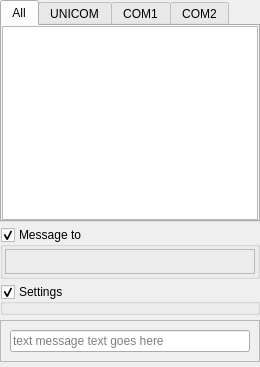
<?xml version="1.0" encoding="UTF-8"?>
<ui version="4.0">
 <class>CTextMessageComponent</class>
 <widget class="QFrame" name="CTextMessageComponent">
  <property name="windowTitle">
   <string>Text messages</string>
  </property>
  <layout class="QVBoxLayout" name="vl_TextMessages">
   <property name="spacing">
    <number>5</number>
   </property>
   <property name="leftMargin">
    <number>0</number>
   </property>
   <property name="topMargin">
    <number>0</number>
   </property>
   <property name="rightMargin">
    <number>0</number>
   </property>
   <property name="bottomMargin">
    <number>5</number>
   </property>
   <item>
    <widget class="QTabWidget" name="tw_TextMessages">
     <property name="currentIndex">
      <number>0</number>
     </property>
     <widget class="QWidget" name="tb_TextMessagesAll">
      <attribute name="title">
       <string>All</string>
      </attribute>
      <layout class="QVBoxLayout" name="vl_TextMessagesAll">
       <property name="spacing">
        <number>0</number>
       </property>
       <property name="leftMargin">
        <number>0</number>
       </property>
       <property name="topMargin">
        <number>0</number>
       </property>
       <property name="rightMargin">
        <number>0</number>
       </property>
       <property name="bottomMargin">
        <number>0</number>
       </property>
       <item>
        <widget class="BlackGui::Views::CTextMessageView" name="tvp_TextMessagesAll">
         <property name="maximumSize">
          <size>
           <width>16777215</width>
           <height>16777215</height>
          </size>
         </property>
         <property name="verticalScrollBarPolicy">
          <enum>Qt::ScrollBarAsNeeded</enum>
         </property>
         <property name="horizontalScrollBarPolicy">
          <enum>Qt::ScrollBarAsNeeded</enum>
         </property>
         <property name="sizeAdjustPolicy">
          <enum>QAbstractScrollArea::AdjustToContents</enum>
         </property>
         <property name="autoScroll">
          <bool>false</bool>
         </property>
         <property name="selectionBehavior">
          <enum>QAbstractItemView::SelectRows</enum>
         </property>
         <property name="verticalScrollMode">
          <enum>QAbstractItemView::ScrollPerPixel</enum>
         </property>
         <property name="horizontalScrollMode">
          <enum>QAbstractItemView::ScrollPerPixel</enum>
         </property>
         <property name="wordWrap">
          <bool>true</bool>
         </property>
         <attribute name="verticalHeaderVisible">
          <bool>false</bool>
         </attribute>
        </widget>
       </item>
      </layout>
     </widget>
     <widget class="QWidget" name="tb_TextMessagesUnicom">
      <attribute name="title">
       <string>UNICOM</string>
      </attribute>
      <layout class="QVBoxLayout" name="vl_TextMessagesUnicom">
       <property name="spacing">
        <number>0</number>
       </property>
       <property name="leftMargin">
        <number>0</number>
       </property>
       <property name="topMargin">
        <number>0</number>
       </property>
       <property name="rightMargin">
        <number>0</number>
       </property>
       <property name="bottomMargin">
        <number>0</number>
       </property>
       <item>
        <widget class="BlackGui::CTextMessageTextEdit" name="tep_TextMessagesUnicom">
         <property name="documentTitle">
          <string>UNICOM</string>
         </property>
         <property name="lineWrapMode">
          <enum>QTextEdit::WidgetWidth</enum>
         </property>
         <property name="readOnly">
          <bool>true</bool>
         </property>
        </widget>
       </item>
      </layout>
     </widget>
     <widget class="QWidget" name="tb_TextMessagesCOM1">
      <attribute name="title">
       <string>COM1</string>
      </attribute>
      <layout class="QVBoxLayout" name="vl_TextMessagesCom1">
       <property name="spacing">
        <number>0</number>
       </property>
       <property name="leftMargin">
        <number>0</number>
       </property>
       <property name="topMargin">
        <number>0</number>
       </property>
       <property name="rightMargin">
        <number>0</number>
       </property>
       <property name="bottomMargin">
        <number>0</number>
       </property>
       <item>
        <widget class="BlackGui::CTextMessageTextEdit" name="tep_TextMessagesCOM1">
         <property name="documentTitle">
          <string>COM1</string>
         </property>
         <property name="lineWrapMode">
          <enum>QTextEdit::WidgetWidth</enum>
         </property>
         <property name="readOnly">
          <bool>true</bool>
         </property>
         <property name="tabStopWidth">
          <number>10</number>
         </property>
        </widget>
       </item>
      </layout>
     </widget>
     <widget class="QWidget" name="tb_TextMessagesCOM2">
      <attribute name="title">
       <string>COM2</string>
      </attribute>
      <layout class="QVBoxLayout" name="vl_TextMessagesCom2">
       <property name="spacing">
        <number>0</number>
       </property>
       <property name="leftMargin">
        <number>0</number>
       </property>
       <property name="topMargin">
        <number>0</number>
       </property>
       <property name="rightMargin">
        <number>0</number>
       </property>
       <property name="bottomMargin">
        <number>0</number>
       </property>
       <item>
        <widget class="BlackGui::CTextMessageTextEdit" name="tep_TextMessagesCOM2">
         <property name="autoFormatting">
          <set>QTextEdit::AutoNone</set>
         </property>
         <property name="documentTitle">
          <string>COM2</string>
         </property>
         <property name="lineWrapMode">
          <enum>QTextEdit::WidgetWidth</enum>
         </property>
         <property name="readOnly">
          <bool>true</bool>
         </property>
         <property name="tabStopWidth">
          <number>10</number>
         </property>
        </widget>
       </item>
      </layout>
     </widget>
    </widget>
   </item>
   <item>
    <widget class="QGroupBox" name="gb_MessageTo">
     <property name="title">
      <string>Message to</string>
     </property>
     <property name="checkable">
      <bool>true</bool>
     </property>
     <layout class="QHBoxLayout" name="hl_MessageTo">
      <property name="leftMargin">
       <number>2</number>
      </property>
      <property name="topMargin">
       <number>2</number>
      </property>
      <property name="rightMargin">
       <number>2</number>
      </property>
      <property name="bottomMargin">
       <number>2</number>
      </property>
      <item>
       <widget class="BlackGui::Components::CAtcButtonComponent" name="comp_AtcStations">
        <property name="minimumSize">
         <size>
          <width>0</width>
          <height>25</height>
         </size>
        </property>
        <property name="frameShape">
         <enum>QFrame::StyledPanel</enum>
        </property>
        <property name="frameShadow">
         <enum>QFrame::Raised</enum>
        </property>
       </widget>
      </item>
     </layout>
    </widget>
   </item>
   <item>
    <widget class="QGroupBox" name="gb_Settings">
     <property name="title">
      <string>Settings</string>
     </property>
     <property name="checkable">
      <bool>true</bool>
     </property>
     <layout class="QVBoxLayout" name="vl_Settings">
      <property name="spacing">
       <number>1</number>
      </property>
      <property name="leftMargin">
       <number>1</number>
      </property>
      <property name="topMargin">
       <number>1</number>
      </property>
      <property name="rightMargin">
       <number>1</number>
      </property>
      <property name="bottomMargin">
       <number>1</number>
      </property>
      <item alignment="Qt::AlignRight">
       <widget class="BlackGui::Components::CSettingsTextMessageInlineComponent" name="comp_SettingsOverlay">
        <property name="minimumSize">
         <size>
          <width>200</width>
          <height>0</height>
         </size>
        </property>
       </widget>
      </item>
      <item alignment="Qt::AlignRight">
       <widget class="BlackGui::Components::CSettingsTextMessageStyle" name="comp_SettingsStyle">
        <property name="minimumSize">
         <size>
          <width>200</width>
          <height>0</height>
         </size>
        </property>
       </widget>
      </item>
     </layout>
    </widget>
   </item>
   <item>
    <widget class="QFrame" name="fr_TextMessage">
     <property name="frameShape">
      <enum>QFrame::StyledPanel</enum>
     </property>
     <property name="frameShadow">
      <enum>QFrame::Raised</enum>
     </property>
     <layout class="QHBoxLayout" name="hl_TextMessage">
      <item>
       <widget class="BlackGui::CLineEditHistory" name="lep_TextMessages">
        <property name="toolTip">
         <string>command line (e.g. &quot;.com1&quot;, &quot;.x&quot;, &quot;.msg com1&quot;)</string>
        </property>
        <property name="placeholderText">
         <string>text message text goes here</string>
        </property>
       </widget>
      </item>
     </layout>
    </widget>
   </item>
  </layout>
 </widget>
 <customwidgets>
  <customwidget>
   <class>BlackGui::Views::CTextMessageView</class>
   <extends>QTableView</extends>
   <header>blackgui/views/textmessageview.h</header>
  </customwidget>
  <customwidget>
   <class>BlackGui::CTextMessageTextEdit</class>
   <extends>QTextEdit</extends>
   <header>blackgui/textmessagetextedit.h</header>
  </customwidget>
  <customwidget>
   <class>BlackGui::Components::CSettingsTextMessageInlineComponent</class>
   <extends>QFrame</extends>
   <header>blackgui/components/settingstextmessageinlinecomponent.h</header>
   <container>1</container>
  </customwidget>
  <customwidget>
   <class>BlackGui::CLineEditHistory</class>
   <extends>QLineEdit</extends>
   <header>blackgui/lineedithistory.h</header>
  </customwidget>
  <customwidget>
   <class>BlackGui::Components::CSettingsTextMessageStyle</class>
   <extends>QFrame</extends>
   <header>blackgui/components/settingstextmessagestyle.h</header>
   <container>1</container>
  </customwidget>
  <customwidget>
   <class>BlackGui::Components::CAtcButtonComponent</class>
   <extends>QFrame</extends>
   <header>blackgui/components/atcbuttoncomponent.h</header>
   <container>1</container>
  </customwidget>
 </customwidgets>
 <tabstops>
  <tabstop>tw_TextMessages</tabstop>
  <tabstop>tvp_TextMessagesAll</tabstop>
  <tabstop>gb_MessageTo</tabstop>
  <tabstop>gb_Settings</tabstop>
  <tabstop>lep_TextMessages</tabstop>
  <tabstop>tep_TextMessagesUnicom</tabstop>
  <tabstop>tep_TextMessagesCOM1</tabstop>
  <tabstop>tep_TextMessagesCOM2</tabstop>
 </tabstops>
 <resources/>
 <connections/>
</ui>
